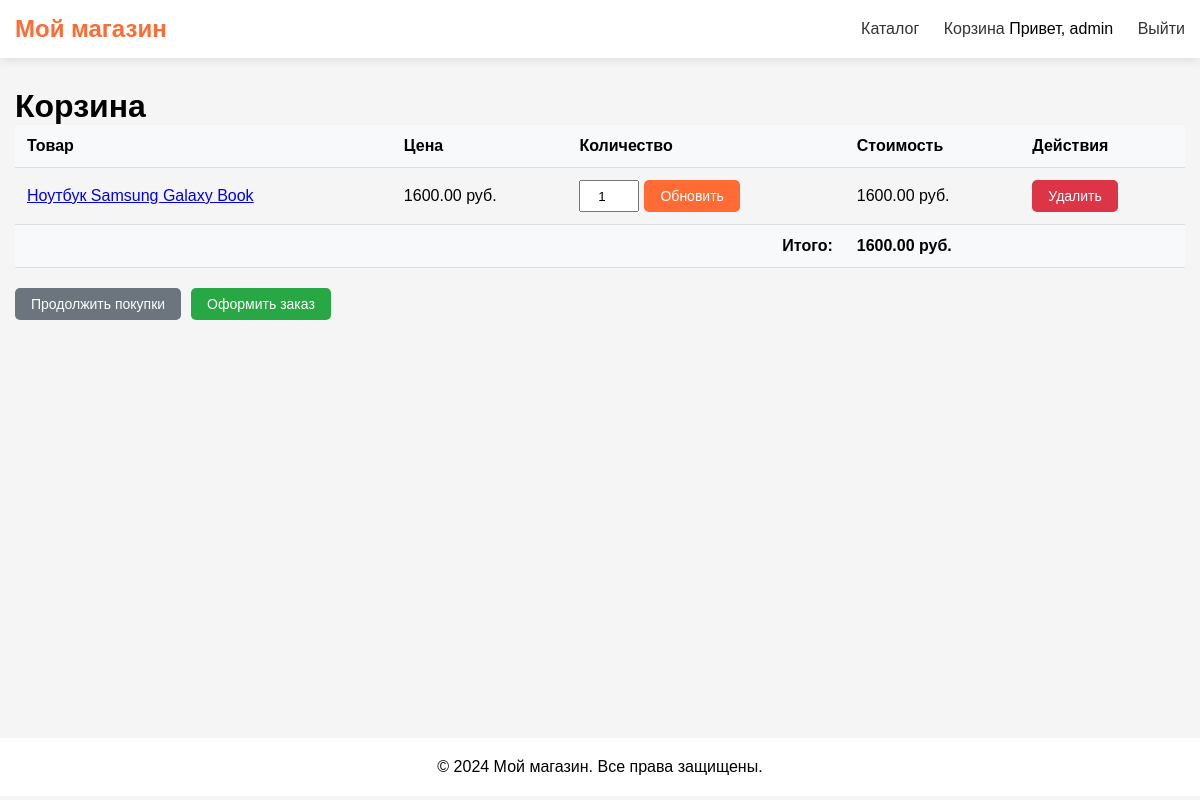
The app's page /cart/ (signed in), older data.
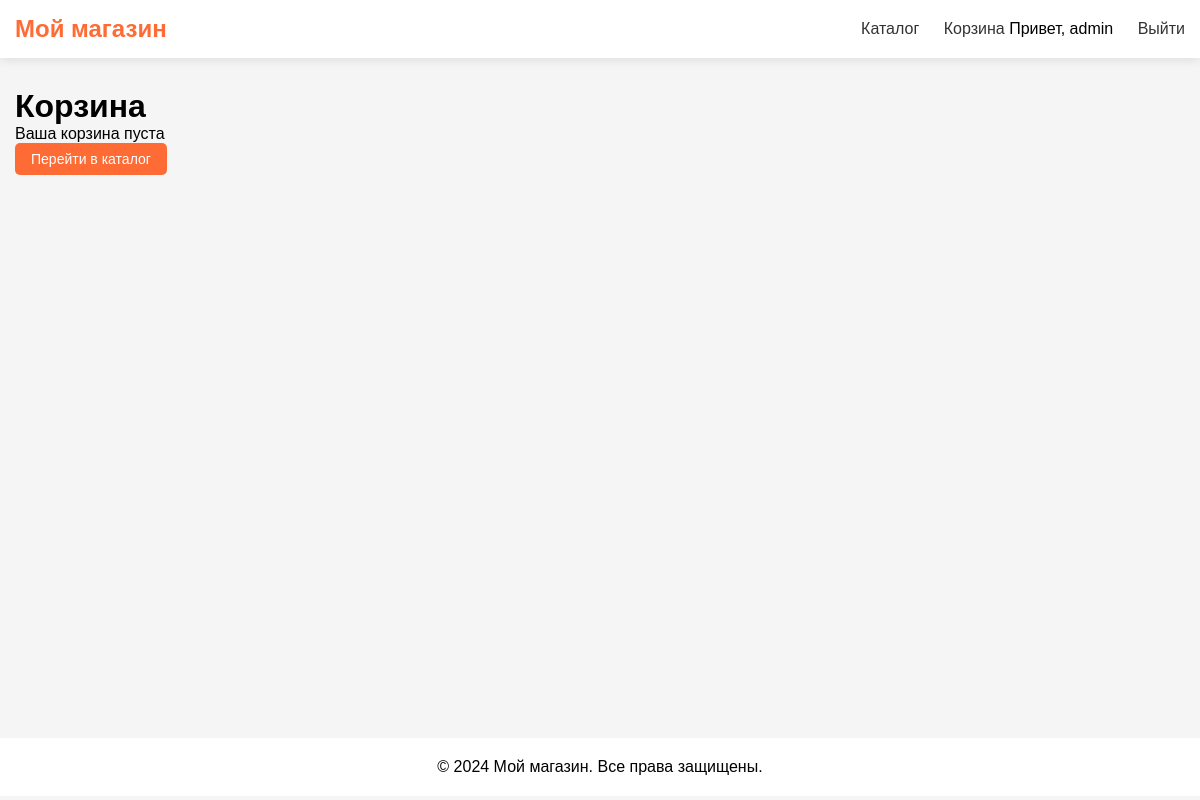
The same page, newer data.
### shop/models.py (models this page shows, shortened)
class CartItem(models.Model):
    cart = models.ForeignKey(
        Cart,
        on_delete=models.CASCADE,
        related_name='items',
        verbose_name="Корзина"
    )
    product = models.ForeignKey(
        Product,
        on_delete=models.CASCADE,
        verbose_name="Товар"
    )
    quantity = models.PositiveIntegerField(default=1, verbose_name="Количество")
    def item_price(self):
        return self.product.price * self.quantity
    class Meta:
        verbose_name = "Элемент корзины"
        verbose_name_plural = "Элементы корзины"
        unique_together = ['cart', 'product']

class Product(models.Model):
    name = models.CharField(max_length=200, verbose_name="Название")
    description = models.TextField(verbose_name="Описание")
    photo = models.ImageField(upload_to='products/', blank=True, null=True, verbose_name="Фото товара")
    price = models.DecimalField(
        max_digits=10,
        decimal_places=2,
        validators=[MinValueValidator(0)],
        verbose_name="Цена"
    )
    stock = models.IntegerField(
        validators=[MinValueValidator(0)],
        verbose_name="Количество на складе"
    )
    category = models.ForeignKey(
        Category,
        on_delete=models.CASCADE,
        verbose_name="Категория"
    )
    manufacturer = models.ForeignKey(
        Manufacturer,
        on_delete=models.CASCADE,
        verbose_name="Производитель"
    )
    class Meta:
        verbose_name = "Товар"
        verbose_name_plural = "Товары"

### shop/views.py (the view)
# urls.py: path('cart/', views.cart_view, name='cart'),
@login_required
def cart_view(request):
    cart, _ = Cart.objects.get_or_create(user=request.user)
    cart_items = cart.items.select_related('product').all()
    total_price = sum(item.item_price() for item in cart_items)
    return render(request, 'shop/cart.html', {
        'cart': cart,
        'cart_items': cart_items,
        'total_price': total_price,
    })

### shop/templates/shop/cart.html (shortened to what this page needs)
{% extends 'shop/base.html' %}
{% block content %}
<h1>Корзина</h1>
{% if cart_items %}
    <table class="cart-table">
        <thead>
            <tr>
                <th>Товар</th>
                <th>Цена</th>
                <th>Количество</th>
                <th>Стоимость</th>
                <th>Действия</th>
            </tr>
        </thead>
        <tbody>
            {% for item in cart_items %}
                <tr>
                    <td>
                        <a href="{% url 'product_detail' item.product.id %}">{{ item.product.name }}</a>
                    </td>
                    <td>{{ item.product.price }} руб.</td>
                    <td>
                        <form method="post" action="{% url 'update_cart' item.id %}" style="display: flex; gap: 5px;">
                            <input type="number" name="quantity" value="{{ item.quantity }}" min="1" max="{{ item.product.stock }}" style="width: 60px;">
                            <button type="submit" class="btn btn-primary">Обновить</button>
                        </form>
                    </td>
                    <td>{{ item.item_price }} руб.</td>
                    <td>
                        <form method="post" action="{% url 'remove_from_cart' item.id %}">
                            <button type="submit" class="btn btn-danger">Удалить</button>
                        </form>
                    </td>
                </tr>
            {% endfor %}
        </tbody>
        <tfoot>
            <tr style="font-weight: bold; background-color: #f8f9fa;">
                <td colspan="3" style="text-align: right;">Итого:</td>
                <td colspan="2">{{ total_price }} руб.</td>
            </tr>
        </tfoot>
    </table>
    <div class="cart-actions" style="margin-top: 20px; display: flex; gap: 10px;">
        <a href="{% url 'catalog' %}" class="btn btn-secondary">Продолжить покупки</a>
        <a href="{% url 'checkout' %}" class="btn btn-primary" style="background-color: #28a745;">Оформить заказ</a>
    </div>
{% else %}
    <p>Ваша корзина пуста</p>
    <a href="{% url 'catalog' %}" class="btn btn-primary">Перейти в каталог</a>
{% endif %}
{% endblock %}

Row changes from the older to the newer data that the page shows:
removed CartItem: product.name "Ноутбук Samsung Galaxy Book", product.price "1600.00", quantity "1", item_price "1600.00"
Text that changed along with them:
{{ total_price }}: "1600.00" → (not shown)
text no longer shown: "Товар Цена Количество Стоимость Действия Итого: руб. Продолжить покупки Оформить заказ"
text now shown: "Ваша корзина пуста Перейти в каталог"
